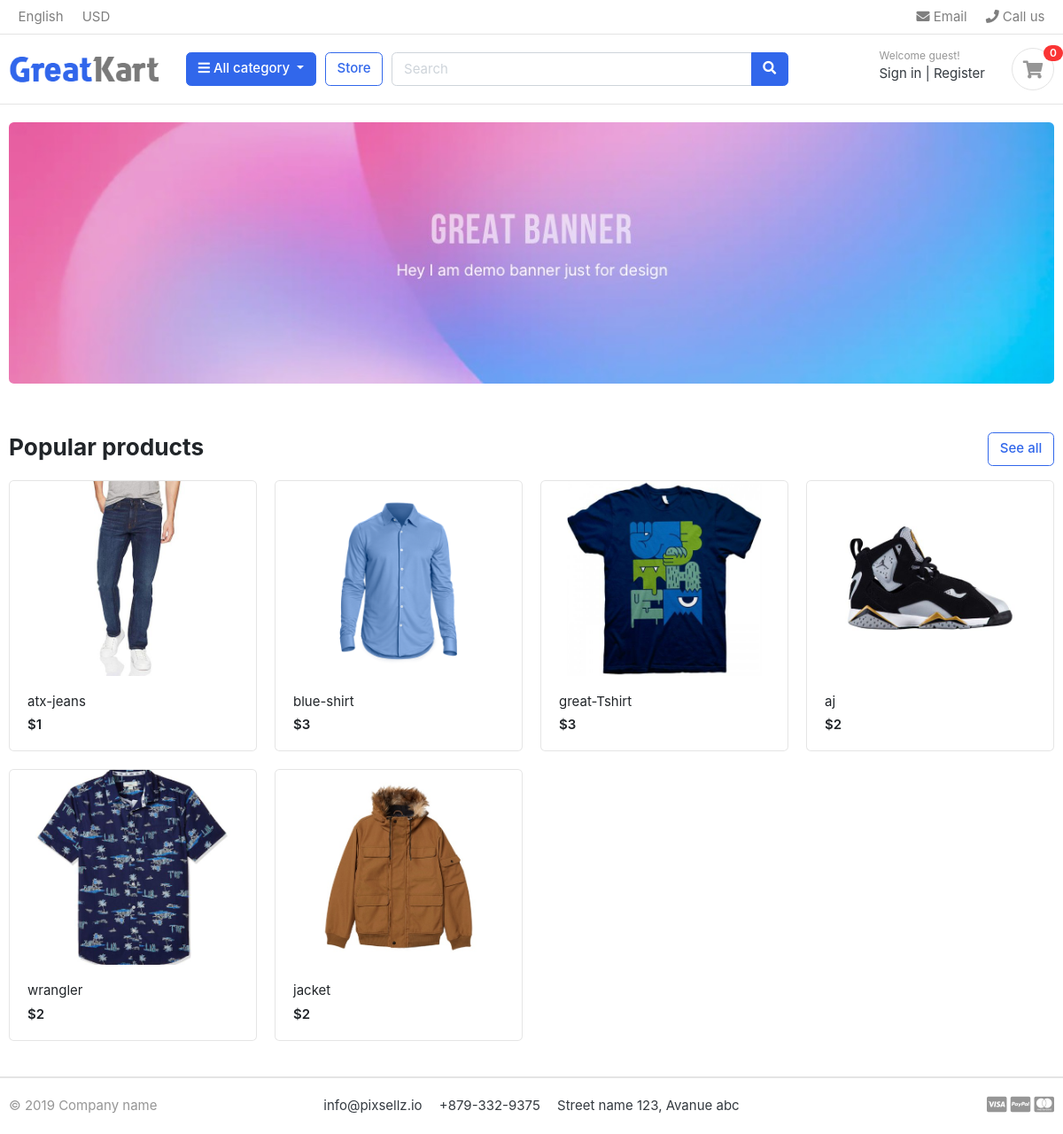
Before: / with the older database file.
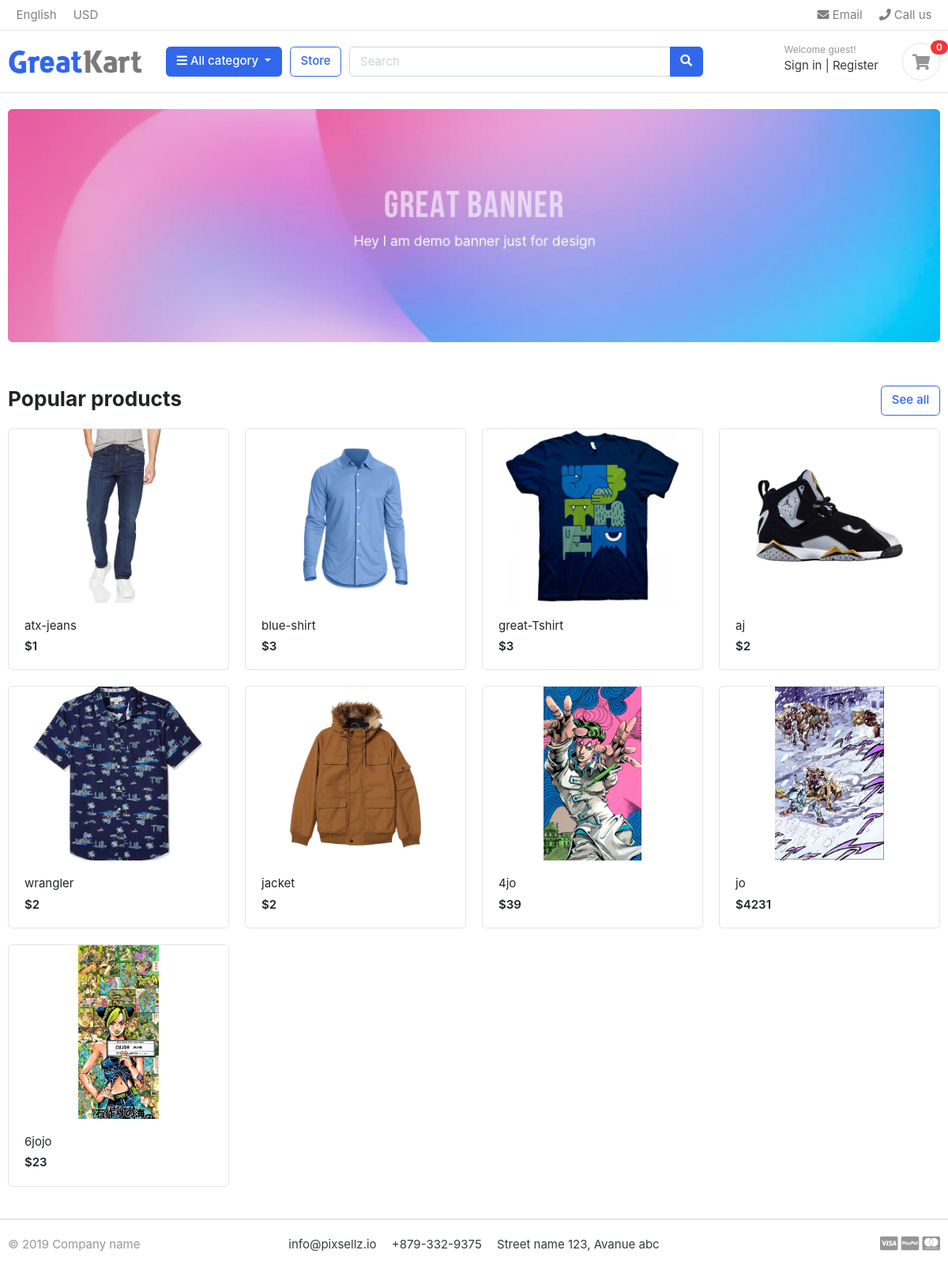
After: the same page with the newer database file.
### store/models.py (models this page shows, shortened)
class Product(models.Model):
    product_name=models.CharField(max_length=200,unique=True)
    slug=models.SlugField(max_length=200,unique=True)
    product_des=models.TextField(max_length=500,blank=True)
    price=models.IntegerField()
    Images=models.ImageField(upload_to='photos/products')
    stock=models.IntegerField()
    is_available=models.BooleanField(default=True)
    category=models.ForeignKey(Category,on_delete=models.CASCADE)
    created_date=models.DateTimeField(auto_now_add=True)
    modified_date=models.DateTimeField(auto_now=True)
    def get_url(self):
        return reverse('product_detail',args=[self.category.slug,self.slug])

### greatcart/views.py (the view)
# urls.py: 2. Add a URL to urlpatterns:  path('', views.home, name='home')
def home(request):
    products=Product.objects.all().filter(is_available=True)
    context={
        'products':products,
    }
    return render(request,'home.html',context)

### cart/context_processors.py (called while the page is built)
def counter(request):
    cart_count = 0
    if 'admin' in request.path:
        return {}
    else:
        try:
            cart=Cart.objects.filter(cart_id=_cart_id(request))
            cart_items=CartItem.objects.filter(cart=cart[:1])
            for cart_item in cart_items:
                cart_count+=cart_item.quantity
        except Cart.DoesNotExist:
            cart_count=0
    return dict(cart_counts=cart_count)

### cart/views.py (called while the page is built)
def _cart_id(request):
    cart=request.session.session_key
    if not cart:
        cart=request.session.create()
    return cart

### category/context_processors.py (called while the page is built)
def menu_links(request):
    links=Category.objects.all()
    return dict(links=links)

### templates/home.html (shortened to what this page needs)
{%load static%}
<!DOCTYPE HTML>
<html lang="en">
<head>
<link href="{%static 'css/bootstrap.css'%}" rel="stylesheet" type="text/css"/>
<link href="{%static 'fonts/fontawesome/css/all.min.css'%}" type="text/css" rel="stylesheet">
<link href="{%static 'css/ui.css'%}" rel="stylesheet" type="text/css"/>
<link href="{%static 'css/responsive.css'%}" rel="stylesheet" media="only screen and (max-width: 1200px)" />
</head>
<body>
<header class="section-header">
<nav class="navbar p-md-0 navbar-expand-sm navbar-light border-bottom">
<div class="container">
  <div class="collapse navbar-collapse" id="navbarTop4">
    <ul class="navbar-nav mr-auto">
    	<li class="nav-item dropdown">
		 	<a href="#" class="nav-link">   English </a>
		</li>
		<li class="nav-item dropdown">
			<a href="#" class="nav-link"> USD </a>
		</li>
    </ul>
    <ul class="navbar-nav">
		<li><a href="#" class="nav-link"> <i class="fa fa-envelope"></i> Email </a></li>
		<li><a href="#" class="nav-link"> <i class="fa fa-phone"></i> Call us </a></li>
	</ul>
  </div>
</div>
</nav>
<section class="header-main border-bottom">
	<div class="container">
<div class="row align-items-center">
	<div class="col-lg-2 col-md-3 col-6">
		<a href="./" class="brand-wrap">
			<img class="logo" src="{%static '/images/logo.png'%}">
		</a>
	</div>
	<div class="col-lg col-sm col-md col-6 flex-grow-0">
		<div class="category-wrap dropdown d-inline-block float-right">
			<button type="button" class="btn btn-primary dropdown-toggle" data-toggle="dropdown">
				<i class="fa fa-bars"></i> All category
			</button>
		</div>
	</div>
	<a href="./store.html" class="btn btn-outline-primary">Store</a>
	<div class="col-lg  col-md-6 col-sm-12 col">
		<form action="#" class="search">
			<div class="input-group w-100">
			    <input type="text" class="form-control" style="width:60%;" placeholder="Search">
			    <div class="input-group-append">
			      <button class="btn btn-primary" type="submit">
			        <i class="fa fa-search"></i>
			      </button>
			    </div>
		    </div>
		</form>
	</div>
	<div class="col-lg-3 col-sm-6 col-8 order-2 order-lg-3">
				<div class="d-flex justify-content-end mb-3 mb-lg-0">
					<div class="widget-header">
						<small class="title text-muted">Welcome guest!</small>
						<div>
							<a href="./signin.html">Sign in</a> <span class="dark-transp"> | </span>
							<a href="./register.html"> Register</a>
						</div>
					</div>
					<a href="./cart.html" class="widget-header pl-3 ml-3">
						<div class="icon icon-sm rounded-circle border"><i class="fa fa-shopping-cart"></i></div>
						<span class="badge badge-pill badge-danger notify">0</span>
					</a>
				</div>
			</div>
</div>
	</div>
</section>
</header>
<section class="section-intro padding-y-sm">
<div class="container">
<div class="intro-banner-wrap">
	<img src="{%static 'images/banners/1.jpg'%}" class="img-fluid rounded">
</div>
</div>
</section>
<section class="section-name padding-y-sm">
<div class="container">
<header class="section-heading">
	<a href="./store" class="btn btn-outline-primary float-right">See all</a>
	<h3 class="section-title">Popular products</h3>
</header>
<div class="row">
    {% for product in products %}
	<div class="col-md-3">
		<div class="card card-product-grid">
			<a href="{{ product.get_url }}" class="img-wrap"> <img src="{{ product.Images.url }}"> </a>
			<figcaption class="info-wrap">
				<a href="{{ product.get_url }}" class="title">{{ product.product_name }}</a>
				<div class="price mt-1">${{ product.price }}</div>
			</figcaption>
		</div>
	</div>
    {% endfor %}
</div>
</div>
</section>
<footer class="section-footer border-top">
	<div class="container">
		<section class="footer-bottom border-top row">
			<div class="col-md-2">
				<p class="text-muted"> &copy 2019 Company name </p>
			</div>
			<div class="col-md-8 text-md-center">
				<span  class="px-2">info@pixsellz.io</span>
				<span  class="px-2">+879-332-9375</span>
				<span  class="px-2">Street name 123, Avanue abc</span>
			</div>
			<div class="col-md-2 text-md-right text-muted">
				<i class="fab fa-lg fa-cc-visa"></i>
				<i class="fab fa-lg fa-cc-paypal"></i>
				<i class="fab fa-lg fa-cc-mastercard"></i>
			</div>
		</section>
	</div>
</footer>
</body>
</html>

### static/css/ui.css (style rules this page uses)
html { font-family: "Inter", sans-serif; font-size: 15px; }
.img-wrap { text-align: center; display: block; }
.img-wrap img { max-width: 100%; }
.icon-xs, .icon-sm, .icon-md, .icon-lg { display: inline-block; text-align: center; flex-shrink: 0; flex-grow: 0; }
.icon-sm { width: 48px; height: 48px; line-height: 48px !important; font-size: 20px; }
.padding-y-sm { padding-top: 20px; padding-bottom: 20px; }
.section-heading { margin-bottom: 20px; margin-top: 15px; }
.section-title { color: #212529; }
p:last-child { margin-bottom: 0; }
.header-main { position: relative; padding-top: 1rem; padding-bottom: 1rem; }
.brand-wrap .logo, .navbar-brand .logo { margin-right: 7px; max-height: 42px; display: inline-block; }
.widget-header { display: inline-block; vertical-align: middle; position: relative; }
.widget-header a { color: #343a40; }
.widget-header i { color: #969696; }
.widget-header .title { display: block; }
.widget-header .notify { position: absolute; top: -3px; right: -10px; }
.footer-bottom { padding-top: 20px; padding-bottom: 20px; }
[class*=card-product] a.title { color: #212529; display: block; }
[class*=card-product] .img-wrap { overflow: hidden; position: relative; }
[class*=card-product] .img-wrap img { height: 100%; max-width: 100%; width: auto; display: inline-block; -o-object-fit: cover; object-fit: cover; }
.card-product-grid { margin-bottom: 20px; }
.card-product-grid .img-wrap { border-radius: 0.2rem 0.2rem 0 0; height: 220px; }
.card-product-grid .info-wrap { overflow: hidden; padding: 18px 20px; }
.card .img-wrap { overflow: hidden; }
.notify { position: absolute; top: -4px; right: -10px; display: inline-block; padding: 0.25em 0.6em; font-size: 12px; line-height: 1; text-align: center; border-radius: 3rem; color: #fff; background-color: #fa3434; }
.price { font-weight: 600; color: #212529; }

Changed rows visible on the page:
added Product: Images (picture), product_name "4jo", price "39"
added Product: Images (picture), product_name "jo", price "4231"
added Product: Images (picture), product_name "6jojo", price "23"
